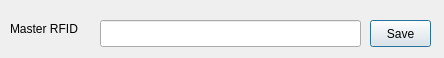
<?xml version="1.0" encoding="UTF-8"?>
<ui version="4.0">
 <class>Dialog</class>
 <widget class="QDialog" name="Dialog">
  <property name="geometry">
   <rect>
    <x>0</x>
    <y>0</y>
    <width>444</width>
    <height>58</height>
   </rect>
  </property>
  <property name="windowTitle">
   <string>Dialog</string>
  </property>
  <widget class="QLabel" name="label">
   <property name="geometry">
    <rect>
     <x>10</x>
     <y>20</y>
     <width>91</width>
     <height>17</height>
    </rect>
   </property>
   <property name="text">
    <string>Master RFID</string>
   </property>
  </widget>
  <widget class="QLineEdit" name="lineEdit">
   <property name="geometry">
    <rect>
     <x>100</x>
     <y>20</y>
     <width>261</width>
     <height>27</height>
    </rect>
   </property>
  </widget>
  <widget class="QPushButton" name="pushButton">
   <property name="geometry">
    <rect>
     <x>370</x>
     <y>20</y>
     <width>61</width>
     <height>27</height>
    </rect>
   </property>
   <property name="text">
    <string>Save</string>
   </property>
  </widget>
 </widget>
 <resources/>
 <connections/>
</ui>
